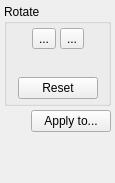
<?xml version="1.0" encoding="UTF-8"?>
<ui version="4.0">
 <class>OrientationOptionsWidget</class>
 <widget class="QWidget" name="OrientationOptionsWidget">
  <property name="geometry">
   <rect>
    <x>0</x>
    <y>0</y>
    <width>115</width>
    <height>183</height>
   </rect>
  </property>
  <property name="windowTitle">
   <string notr="true">Form</string>
  </property>
  <layout class="QVBoxLayout">
   <property name="spacing">
    <number>4</number>
   </property>
   <property name="leftMargin">
    <number>4</number>
   </property>
   <property name="topMargin">
    <number>4</number>
   </property>
   <property name="rightMargin">
    <number>4</number>
   </property>
   <property name="bottomMargin">
    <number>4</number>
   </property>
   <item>
    <widget class="QGroupBox" name="groupBox">
     <property name="title">
      <string>Rotate</string>
     </property>
     <layout class="QVBoxLayout">
      <property name="spacing">
       <number>4</number>
      </property>
      <property name="leftMargin">
       <number>4</number>
      </property>
      <property name="topMargin">
       <number>4</number>
      </property>
      <property name="rightMargin">
       <number>4</number>
      </property>
      <property name="bottomMargin">
       <number>4</number>
      </property>
      <item>
       <layout class="QHBoxLayout">
        <item>
         <spacer>
          <property name="orientation">
           <enum>Qt::Horizontal</enum>
          </property>
          <property name="sizeHint" stdset="0">
           <size>
            <width>4</width>
            <height>20</height>
           </size>
          </property>
         </spacer>
        </item>
        <item>
         <widget class="QToolButton" name="rotateLeftBtn">
          <property name="text">
           <string notr="true">...</string>
          </property>
          <property name="icon">
           <iconset resource="../../../../app/resources/resources.qrc">
            <normaloff>:/icons/object-rotate-left.png</normaloff>:/icons/object-rotate-left.png</iconset>
          </property>
          <property name="iconSize">
           <size>
            <width>24</width>
            <height>24</height>
           </size>
          </property>
         </widget>
        </item>
        <item>
         <widget class="QToolButton" name="rotateRightBtn">
          <property name="text">
           <string notr="true">...</string>
          </property>
          <property name="icon">
           <iconset resource="../../../../app/resources/resources.qrc">
            <normaloff>:/icons/object-rotate-right.png</normaloff>:/icons/object-rotate-right.png</iconset>
          </property>
          <property name="iconSize">
           <size>
            <width>24</width>
            <height>24</height>
           </size>
          </property>
         </widget>
        </item>
        <item>
         <spacer>
          <property name="orientation">
           <enum>Qt::Horizontal</enum>
          </property>
          <property name="sizeHint" stdset="0">
           <size>
            <width>4</width>
            <height>20</height>
           </size>
          </property>
         </spacer>
        </item>
       </layout>
      </item>
      <item>
       <layout class="QHBoxLayout">
        <item>
         <spacer>
          <property name="orientation">
           <enum>Qt::Horizontal</enum>
          </property>
          <property name="sizeHint" stdset="0">
           <size>
            <width>4</width>
            <height>20</height>
           </size>
          </property>
         </spacer>
        </item>
        <item>
         <widget class="QLabel" name="rotationIndicator">
          <property name="text">
           <string/>
          </property>
          <property name="pixmap">
           <pixmap resource="../../../../app/resources/resources.qrc">:/icons/big-up-arrow.png</pixmap>
          </property>
         </widget>
        </item>
        <item>
         <spacer>
          <property name="orientation">
           <enum>Qt::Horizontal</enum>
          </property>
          <property name="sizeHint" stdset="0">
           <size>
            <width>4</width>
            <height>20</height>
           </size>
          </property>
         </spacer>
        </item>
       </layout>
      </item>
      <item>
       <layout class="QHBoxLayout">
        <item>
         <spacer>
          <property name="orientation">
           <enum>Qt::Horizontal</enum>
          </property>
          <property name="sizeHint" stdset="0">
           <size>
            <width>4</width>
            <height>20</height>
           </size>
          </property>
         </spacer>
        </item>
        <item>
         <widget class="QPushButton" name="resetBtn">
          <property name="text">
           <string>Reset</string>
          </property>
         </widget>
        </item>
        <item>
         <spacer>
          <property name="orientation">
           <enum>Qt::Horizontal</enum>
          </property>
          <property name="sizeHint" stdset="0">
           <size>
            <width>4</width>
            <height>20</height>
           </size>
          </property>
         </spacer>
        </item>
       </layout>
      </item>
     </layout>
    </widget>
   </item>
   <item>
    <layout class="QHBoxLayout">
     <item>
      <spacer>
       <property name="orientation">
        <enum>Qt::Horizontal</enum>
       </property>
       <property name="sizeHint" stdset="0">
        <size>
         <width>4</width>
         <height>20</height>
        </size>
       </property>
      </spacer>
     </item>
     <item>
      <widget class="QPushButton" name="applyToBtn">
       <property name="text">
        <string>Apply to...</string>
       </property>
      </widget>
     </item>
    </layout>
   </item>
   <item>
    <spacer>
     <property name="orientation">
      <enum>Qt::Vertical</enum>
     </property>
     <property name="sizeHint" stdset="0">
      <size>
       <width>20</width>
       <height>20</height>
      </size>
     </property>
    </spacer>
   </item>
  </layout>
 </widget>
 <resources>
  <include location="../../../../app/resources/resources.qrc"/>
 </resources>
 <connections/>
</ui>
